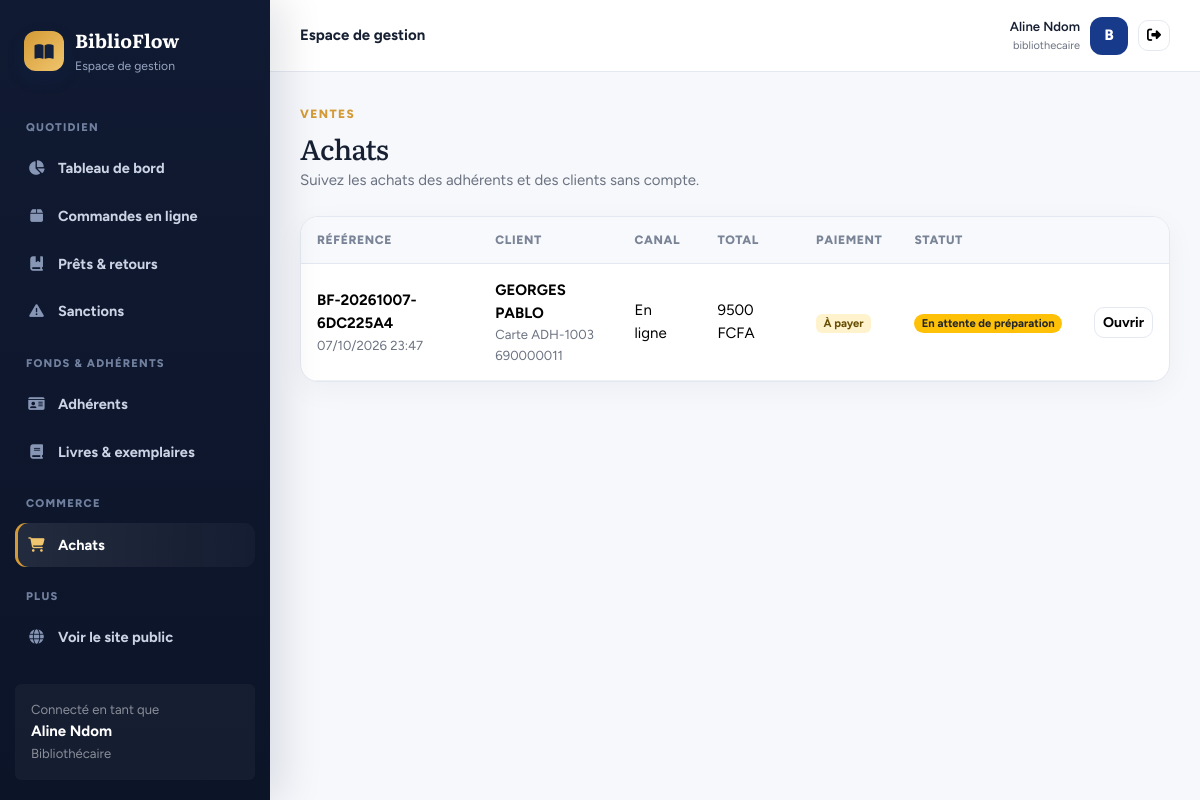
/gestion/achats/ (signed in), run on the app's committed database.
### bibliotheque/models.py (models this page shows, shortened)
class Utilisateur(AbstractUser):
    ROLES = [("adherent", "Adhérent"), ("bibliothecaire", "Bibliothécaire"), ("administrateur", "Administrateur")]
    STATUTS = [("en_attente", "En attente de validation"), ("actif", "Actif"), ("suspendu", "Suspendu")]
    first_name = None  # remplacés par nom / prénom
    last_name = None
    nom = models.CharField(max_length=80)
    prenom = models.CharField(max_length=80)
    telephone = models.CharField(max_length=20, blank=True)
    adresse = models.CharField(max_length=200, blank=True)
    role = models.CharField(max_length=20, choices=ROLES, default="adherent")
    statut = models.CharField(max_length=12, choices=STATUTS, default="actif")
    numero_carte = models.CharField(max_length=20, unique=True, null=True, blank=True)
    date_expiration = models.DateField(null=True, blank=True)  # fin de validité de l'adhésion
    suspendu_jusqu = models.DateField(null=True, blank=True)   # emprunts suspendus après un retard
    REQUIRED_FIELDS = ["nom", "prenom", "email"]
    def get_full_name(self):
        return f"{self.prenom} {self.nom}".strip()
    @property
    def est_personnel(self):
        return self.is_superuser or self.role in ("bibliothecaire", "administrateur")

class Achat(models.Model):
    STATUTS = [("en_attente", "En attente de préparation"), ("prete", "Prête"), ("en_livraison", "En livraison"),
               ("terminee", "Terminé"), ("annulee", "Annulé")]
    ACTIFS = ("en_attente", "prete", "en_livraison")
    CANAUX = [("comptoir", "Au comptoir"), ("en_ligne", "En ligne")]
    MODES_PAIEMENT = [("especes", "Espèces"), ("mobile", "Mobile money"), ("carte", "Carte")]
    adherent = models.ForeignKey(Utilisateur, on_delete=models.PROTECT, null=True, blank=True, related_name="achats")
    reference = models.CharField(max_length=24, unique=True, null=True, blank=True)
    date_achat = models.DateTimeField(auto_now_add=True)
    canal = models.CharField(max_length=10, choices=CANAUX, default="comptoir")
    mode_reception = models.CharField(max_length=12, choices=[("retrait", "Retrait"), ("livraison", "Livraison")], default="retrait")
    mode_paiement = models.CharField(max_length=10, choices=MODES_PAIEMENT, blank=True)
    statut_paiement = models.CharField(max_length=12, choices=[("en_attente", "À payer"), ("paye", "Payé"), ("annule", "Annulé")], default="en_attente")
    reference_paiement = models.CharField(max_length=80, blank=True)
    date_paiement = models.DateTimeField(null=True, blank=True)
    adresse_livraison = models.CharField(max_length=250, blank=True)  # vide = retrait à la bibliothèque
    date_limite_retrait = models.DateField(null=True, blank=True)
    client_prenom = models.CharField(max_length=80, blank=True)
    client_nom = models.CharField(max_length=80, blank=True)
    client_email = models.EmailField(blank=True)
    client_telephone = models.CharField(max_length=20, blank=True)
    statut = models.CharField(max_length=14, choices=STATUTS, default="en_attente")
    class Meta:
        ordering = ["-date_achat"]
    @property
    def livraison(self):
        return self.mode_reception == "livraison"
    @property
    def total(self):
        return self.lignes.aggregate(t=Sum(F("quantite") * F("prix_applique")))["t"] or 0
    @property
    def client_nom_complet(self):
        if self.adherent_id:
            return self.adherent.get_full_name()
        return f"{self.client_prenom} {self.client_nom}".strip() or "Client invité"
    @property
    def client_telephone_effectif(self):
        return self.adherent.telephone if self.adherent_id else self.client_telephone
    @property
    def est_invite(self):
        return self.adherent_id is None

### bibliotheque/views.py (the view)
# urls.py: path("gestion/achats/", views.achats, name="achats"),
@role_requis(*STAFF)
def achats(request):
    statut = request.GET.get("statut", "actives")
    liste = Achat.objects.select_related("adherent").prefetch_related("lignes")
    if statut == "actives":
        liste = liste.filter(statut__in=Achat.ACTIFS)
    elif statut != "toutes":
        liste = liste.filter(statut=statut)
    return render(request, "bibliotheque/achats.html", {"achats": liste[:100], "statut": statut})

### bibliotheque/acces.py (called while the page is built)
def est_personnel(user):
    return user.is_authenticated and user.est_personnel

def role_requis(*roles):
    def deco(vue):
        @login_required
        @wraps(vue)
        def wrapper(request, *a, **kw):
            if request.user.is_superuser or request.user.role in roles:
                return vue(request, *a, **kw)
            messages.error(request, "Accès non autorisé pour votre rôle.")
            return redirect("accueil")
        return wrapper
    return deco

### bibliotheque/context.py (called while the page is built)
def globales(request):
    ctx = {"p": params(), "panier_count": 0, "est_personnel": False}
    try:
        ctx["panier_count"] = sum(request.session.get("panier", {}).values())
    except Exception:
        pass
    if request.user.is_authenticated:
        ctx["est_personnel"] = est_personnel(request.user)
    return ctx

### bibliotheque/services.py (called while the page is built)
def params():
    d = dict(settings.BIBLIO)
    for cle in ("amende_par_jour", "amende_plafond", "frais_perte"):
        d[cle] = Decimal(str(d[cle]))
    return SimpleNamespace(**d)

### bibliotheque/templates/bibliotheque/achats.html
{% extends "bibliotheque/base.html" %}{% block contenu %}
<div class="d-flex justify-content-between align-items-end gap-3 mb-4"><div><span class="eyebrow">VENTES</span><h1 class="h3 mb-1">Achats</h1><p class="muted mb-0">Suivez les achats des adhérents et des clients sans compte.</p></div></div>
<div class="cardx overflow-hidden"><div class="table-responsive"><table class="table align-middle mb-0"><thead><tr><th>Référence</th><th>Client</th><th>Canal</th><th>Total</th><th>Paiement</th><th>Statut</th><th></th></tr></thead><tbody>{% for a in achats %}<tr><td><strong>{{ a.reference|default:a.pk }}</strong><div class="muted small">{{ a.date_achat|date:"d/m/Y H:i" }}</div></td><td><strong>{{ a.client_nom_complet }}</strong>{% if a.est_invite %}<div><span class="badge bg-secondary-subtle text-secondary">Client invité</span></div>{% elif a.adherent.numero_carte %}<div class="muted small">Carte {{ a.adherent.numero_carte }}</div>{% endif %}<div class="muted small">{{ a.client_telephone_effectif }}</div></td><td>{{ a.get_canal_display }}</td><td>{{ a.total|floatformat:0 }} FCFA</td><td>{% if a.statut_paiement == 'paye' %}<span class="badge bg-success-subtle text-success">Payé</span>{% elif a.statut_paiement == 'annule' %}<span class="badge bg-secondary-subtle text-secondary">Annulé</span>{% else %}<span class="badge bg-warning-subtle text-warning-emphasis">À payer</span>{% endif %}</td><td><span class="badge rounded-pill bg-{% if a.statut == 'terminee' %}success{% elif a.statut == 'annulee' %}secondary{% else %}warning text-dark{% endif %}">{{ a.get_statut_display }}</span></td><td class="text-end"><a class="btn btn-sm btn-light" href="{% url 'achat_detail' a.pk %}">Ouvrir</a></td></tr>{% empty %}<tr><td colspan="7" class="text-center py-5 muted">Aucun achat.</td></tr>{% endfor %}</tbody></table></div></div>{% endblock %}

### bibliotheque/templates/bibliotheque/base.html (shortened to what this page needs)
{% load static %}<!doctype html>
<html lang="fr"><head><meta charset="utf-8"><meta name="viewport" content="width=device-width, initial-scale=1"><title>{% block titre %}BiblioFlow{% endblock %}</title>
<link href="https://cdn.jsdelivr.net/npm/bootstrap@5.3.3/dist/css/bootstrap.min.css" rel="stylesheet"><link href="https://cdnjs.cloudflare.com/ajax/libs/font-awesome/6.5.2/css/all.min.css" rel="stylesheet"><link href="{% static 'bibliotheque/app.css' %}" rel="stylesheet"></head>
<body>{% with u=request.resolver_match.url_name %}<div class="app-shell">
<aside class="sidebar" id="sidebar">
  <div class="brand"><div class="brand-icon"><i class="fa-solid fa-book-open"></i></div><div><strong>BiblioFlow</strong><small>Espace de gestion</small></div></div>
  <div class="nav-title">Quotidien</div>
  <a class="side-link {% if u == 'tableau_bord' %}active{% endif %}" href="{% url 'tableau_bord' %}"><i class="fa-solid fa-chart-pie"></i>Tableau de bord</a>
  <a class="side-link {% if u == 'commandes' %}active{% endif %}" href="{% url 'commandes' %}"><i class="fa-solid fa-box"></i>Commandes en ligne</a>
  <a class="side-link {% if u == 'emprunts' %}active{% endif %}" href="{% url 'emprunts' %}"><i class="fa-solid fa-book-bookmark"></i>Prêts &amp; retours</a>
  <a class="side-link {% if u == 'sanctions' %}active{% endif %}" href="{% url 'sanctions' %}"><i class="fa-solid fa-triangle-exclamation"></i>Sanctions</a>
  <div class="nav-title">Fonds &amp; adhérents</div>
  <a class="side-link {% if u == 'adherents' or u == 'adherent_detail' or u == 'adherent_nouveau' or u == 'adherent_modifier' %}active{% endif %}" href="{% url 'adherents' %}"><i class="fa-solid fa-id-card"></i>Adhérents</a>
  <a class="side-link " href="{% url 'livres_gestion' %}"><i class="fa-solid fa-book"></i>Livres &amp; exemplaires</a>
  <div class="nav-title">Commerce</div>
  <a class="side-link {% if u == 'achats' or u == 'achat_detail' or u == 'achat_nouveau' %}active{% endif %}" href="{% url 'achats' %}"><i class="fa-solid fa-cart-shopping"></i>Achats</a>
  <div class="nav-title">Plus</div>
  <a class="side-link" href="{% url 'accueil' %}"><i class="fa-solid fa-globe"></i>Voir le site public</a>
  <div class="mt-4 p-3 rounded-2" style="background:#ffffff0a"><div class="small text-white-50">Connecté en tant que</div><strong>{{ user.get_full_name|default:user.username }}</strong><div class="small text-white-50">{{ user.get_role_display }}</div></div>
</aside>
<main class="main"><header class="topbar"><div class="d-flex align-items-center gap-3"><div class="fw-bold">{% block entete %}Espace de gestion{% endblock %}</div></div>
<div class="user-chip"><div class="text-end d-none d-sm-block"><div class="fw-semibold small">{{ user.get_full_name|default:user.username }}</div><div class="muted" style="font-size:11px">{{ user.username }}</div></div><div class="avatar">{{ user.username|first|upper }}</div><form method="post" action="{% url 'logout' %}">{% csrf_token %}<button class="btn btn-sm btn-light" title="Déconnexion"><i class="fa-solid fa-right-from-bracket"></i></button></form></div></header>
<div class="content">{% block contenu %}{% endblock %}</div></main></div>{% endwith %}
<script src="https://cdn.jsdelivr.net/npm/bootstrap@5.3.3/dist/js/bootstrap.bundle.min.js"></script>{% block scripts %}{% endblock %}</body></html>

### bibliotheque/static/bibliotheque/app.css (style rules this page uses)
:root { --primary:#183a8a;--primary-2:#102d6b;--primary-soft:#eaf0ff;--accent:#d49a35; --ink:#172033;--muted:#6b7280;--paper:#f6f8fc;--card:#fff;--line:#e4e8f0; --success:#17835b;--danger:#c83c3c;--warning:#b9780a; --sidebar:#101a32;--sidebar-2:#162343; --serif:"Literata",Georgia,serif;--sans:"Figtree",system-ui,-apple-system,"Segoe UI",sans-serif; --bs-primary:#183a8a;--bs-primary-rgb:24,58,138;--bs-link-color:#183a8a;--bs-link-hover-color:#102d6b; --bs-body-bg:#f6f8fc;--bs-body-color:#172033;--bs-border-color:#e4e8f0; }
* { box-sizing:border-box }
html { scroll-behavior:smooth }
body { background:var(--paper);color:var(--ink);font-family:var(--sans);font-size:15px;line-height:1.55;-webkit-font-smoothing:antialiased }
h1,h2,h3,.serif { font-family:var(--serif);font-weight:700;letter-spacing:-.025em;color:var(--ink) }
a { text-underline-offset:3px }
.muted { color:var(--muted) }
.cardx { background:var(--card);border:1px solid var(--line);border-radius:18px;box-shadow:0 8px 30px rgba(23,32,51,.045) }
.btn { border-radius:10px;font-weight:700;transition:.18s ease }
.btn-light { --bs-btn-bg:#fff;--bs-btn-border-color:var(--line);--bs-btn-hover-bg:#f0f4fb;--bs-btn-hover-border-color:#cfd7e6;--bs-btn-active-bg:#eef3fb }
.badge { font-weight:700 }
.table { --bs-table-bg:transparent;--bs-table-hover-bg:#f7f9fd }
.table thead th { font-size:.76rem;text-transform:uppercase;letter-spacing:.05em;font-weight:800;color:#7a8497;background:#f8f9fc;border-bottom:1px solid var(--line);padding:.85rem 1rem;white-space:nowrap }
.table td { vertical-align:middle;padding:.9rem 1rem;border-color:#edf0f5 }
.brand-icon { width:40px;height:40px;border-radius:12px;background:var(--primary);color:#fff;display:grid;place-items:center;font-size:17px;flex:none;box-shadow:0 8px 18px #183a8a26 }
.app-shell { min-height:100vh }
.sidebar { width:270px;background:linear-gradient(180deg,var(--sidebar),#0c1428);color:#fff;position:fixed;inset:0 auto 0 0;z-index:1030;padding:22px 15px;overflow:auto;box-shadow:12px 0 40px rgba(8,17,39,.12) }
.brand { display:flex;align-items:center;gap:11px;padding:4px 9px 25px }
.brand .brand-icon { background:linear-gradient(135deg,#d49a35,#f0c56d);color:#14213c }
.brand strong { font-family:var(--serif);font-size:1.18rem }
.brand small { display:block;color:#98a6c3;font-size:.76rem;margin-top:2px }
.nav-title { font-size:.7rem;text-transform:uppercase;letter-spacing:.11em;font-weight:800;color:#71809e;padding:18px 11px 7px }
.side-link { display:flex;align-items:center;gap:12px;color:#cbd4e5;text-decoration:none;padding:11px 12px;border-radius:11px;margin:3px 0;font-size:.91rem;font-weight:650 }
.side-link.active { background:linear-gradient(90deg,#ffffff18,#ffffff08);color:#fff;box-shadow:inset 3px 0 0 var(--accent) }
.side-link i { width:19px;text-align:center;color:#8796b4 }
.side-link.active i { color:#f0c56d }
.main { margin-left:270px;min-height:100vh }
.topbar { height:72px;background:rgba(255,255,255,.92);backdrop-filter:blur(14px);border-bottom:1px solid var(--line);display:flex;align-items:center;justify-content:space-between;padding:0 30px;position:sticky;top:0;z-index:100 }
.content { padding:30px;max-width:1450px }
.user-chip { display:flex;align-items:center;gap:10px }
.avatar { width:38px;height:38px;border-radius:12px;display:grid;place-items:center;background:var(--primary);color:#fff;font-weight:800 }
.eyebrow { display:inline-block;color:var(--accent);font-weight:800;font-size:.75rem;letter-spacing:.12em;margin-bottom:.5rem }

### data on the page
Utilisateur: get_full_name "Aline Ndom", role "Bibliothécaire", username "bibliothecaire", username|first "B"
Achat: reference "BF-20261007-6DC225A4", date_achat "07/10/2026 23:47", client_nom_complet "GEORGES PABLO", adherent.numero_carte "ADH-1003", client_telephone_effectif "690000011", canal "En ligne", total "9500", statut_paiement "À payer", statut "En attente de préparation"
